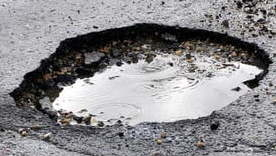
#> input picture Pothole-GO-python/SizeDetection/rsz_pothole1.jpg, 276 x 156 px
$ python test1_sizeDetection.py   (older library calls are emulated)
#> lines starting #> are read from the running program, lines starting #| are printed output that depends on the picture; after the words box and inside, x2 and y2 are one past the last pixel; in counts of white or black regions, pixels touching at a corner belong together
from scipy.spatial import distance as dist
from imutils import perspective
from imutils import contours
import numpy as np
import argparse
import imutils
import cv2


def midpoint(ptA, ptB):
    return ((ptA[0] + ptB[0]) * 0.5, (ptA[1] + ptB[1]) * 0.5)


image = cv2.imread('rsz_pothole1.jpg')  # path to original image
#> image is the input picture: shape (156, 276, 3); mean B, G, R 141.6, 138.8, 140.2
cv2.imshow('Original', image)

gray = cv2.cvtColor(image, cv2.COLOR_BGR2GRAY)
gray = cv2.GaussianBlur(gray, (7, 7), 0)
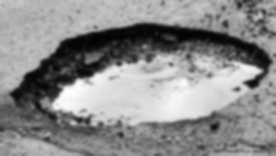
#> gray: shape (156, 276); min 2, max 254, mean 139.6
cv2.imshow('Grayscale', gray)

edged = cv2.Canny(gray, 50, 100)
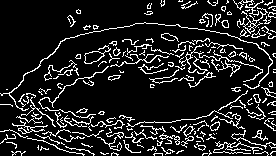
#> edged: shape (156, 276); 13.2% white in thin lines or dots
edged = cv2.dilate(edged, None, iterations=1)
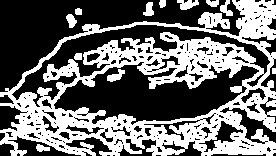
#> edged: shape (156, 276); 42% white; 12 white regions, largest, box (x1, y1, x2, y2) and area: (0, 0, 276, 156) 17200, (177, 0, 199, 10) 142, (107, 69, 125, 82) 121
edged = cv2.erode(edged, None, iterations=1)
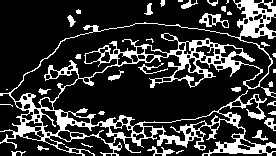
#> edged: shape (156, 276); 20.7% white; 35 white regions (10 under 20 px)
cv2.imshow('Edged', edged)

cnts = cv2.findContours(edged.copy(), cv2.RETR_EXTERNAL,
                        cv2.CHAIN_APPROX_SIMPLE)
#> cnts = 32 contours, 20 with area under 20; largest, box (x1, y1, x2, y2) and area: (0, 0, 276, 156) 16792, (199, 13, 229, 28) 214, (264, 118, 276, 131) 64, (147, 146, 175, 156) 59, (181, 0, 198, 9) 42
cnts = cnts[0] if imutils.is_cv2() else cnts[1]

(cnts, _) = contours.sort_contours(cnts)
colors = ((0, 0, 255), (240, 0, 159), (0, 165, 255), (255, 255, 0),
          (255, 0, 255))
refObj = None

for c in cnts:
    if cv2.contourArea(c) < 100:
        continue

    box = cv2.minAreaRect(c)
    box = cv2.cv.BoxPoints(box) if imutils.is_cv2() else cv2.boxPoints(box)
    box = np.array(box, dtype="int")

    box = perspective.order_points(box)

    cX = np.average(box[:, 0])
    cY = np.average(box[:, 1])

    if refObj is None:
        (tl, tr, br, bl) = box
        (tlblX, tlblY) = midpoint(tl, bl)
        (trbrX, trbrY) = midpoint(tr, br)

        D = dist.euclidean((tlblX, tlblY), (trbrX, trbrY))
        refObj = (box, (cX, cY), D / 12.995)  # width parameter, needs to be changed
        continue

    orig = image.copy()
    cv2.drawContours(orig, [box.astype("int")], -1, (0, 255, 0), 2)
    cv2.drawContours(orig, [refObj[0].astype("int")], -1, (0, 255, 0), 2)

    refCoords = np.vstack([refObj[0], refObj[1]])
    objCoords = np.vstack([box, (cX, cY)])

    # loop over the original points
    for ((xA, yA), (xB, yB), color) in zip(refCoords, objCoords, colors):
        # draw circles corresponding to the current points and
        # connect them with a line
        cv2.circle(orig, (int(xA), int(yA)), 5, color, -1)
        cv2.circle(orig, (int(xB), int(yB)), 5, color, -1)
        cv2.line(orig, (int(xA), int(yA)), (int(xB), int(yB)),
                 color, 2)

        # compute the Euclidean distance between the coordinates,
        # and then convert the distance in pixels to distance in
        # units
        D = dist.euclidean((xA, yA), (xB, yB)) / refObj[2]
        (mX, mY) = midpoint((xA, yA), (xB, yB))
        cv2.putText(orig, "{:.1f}in".format(D), (int(mX), int(mY - 10)),
                    cv2.FONT_HERSHEY_SIMPLEX, 0.55, color, 2)

        # show the output image
        cv2.imshow("Image", orig)
        cv2.waitKey(0)
#> this loop made 32 passes
#> (cX, cY, tlblX, tlblY, trbrX, trbrY, refObj) on pass 2: (137, 77, 0, 77, 274, 77, ([[0, 0], [274, 0], [274, 154], [0, 154]], (137, 77), 21.09))
#> c on passes 3, 16, 32: [[6, 89], [7, 89]], [[178, 0], [178, 1], [182, 1], [182, 0]], [[273, 69], [273, 72], [275, 72], [275, 69]]
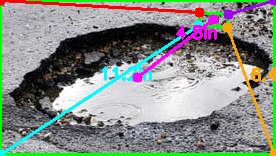
#> orig: shape (156, 276, 3); mean B, G, R 134.3, 141.2, 134.8
#> after the loop, tlblX = 0; tlblY = 77; trbrX = 274; trbrY = 77

$ run again, with Pothole-GO-python/SizeDetection/1_test1.jpg copied over Pothole-GO-python/SizeDetection/rsz_pothole1.jpg
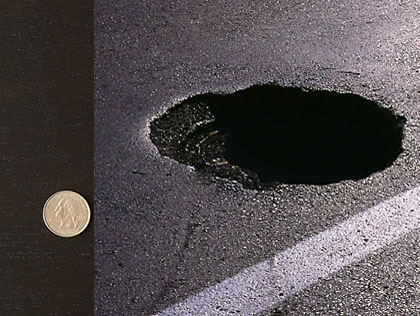
#> input picture Pothole-GO-python/SizeDetection/1_test1.jpg, 420 x 316 px
#> image is the input picture: shape (316, 420, 3); mean B, G, R 78.2, 76.3, 82.3
#> `edged = cv2.erode(edged, None, iterations=1)`:
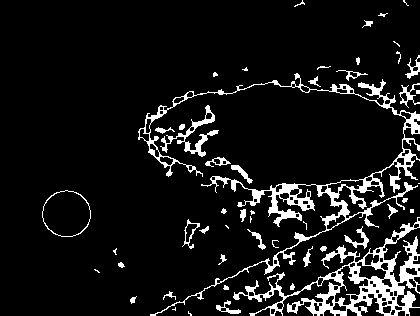
#> edged: shape (316, 420); 9.1% white; 51 white regions (17 under 20 px)
#> cnts = 51 contours, 29 with area under 20; largest, box (x1, y1, x2, y2) and area: (233, 217, 420, 316) 5326, (138, 73, 420, 316) 4609, (42, 190, 91, 237) 1738, (160, 105, 219, 157) 483, (182, 219, 200, 249) 176
#> the loop `for c in cnts:` made 51 passes
#> (cX, cY, tl, tr, br, bl, tlblX, tlblY) on pass 1: (66, 213, [42, 190], [90, 190], [90, 236], [42, 236], 42, 213)
#> after the loop `for c in cnts:`:
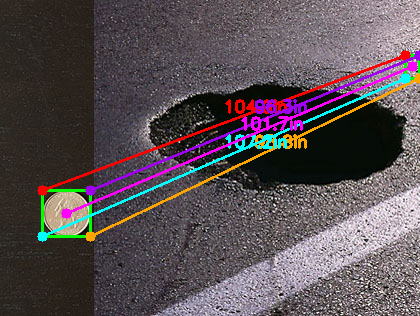
#> orig: shape (316, 420, 3); mean B, G, R 83.3, 78.6, 88.8
#> after the loop `for c in cnts:`: tlblX = 42; tlblY = 213; trbrX = 90; trbrY = 213

$ run again, with Pothole-GO-python/SizeDetection/1_test2.jpg copied over Pothole-GO-python/SizeDetection/rsz_pothole1.jpg
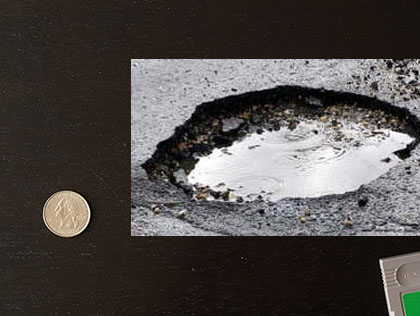
#> input picture Pothole-GO-python/SizeDetection/1_test2.jpg, 420 x 316 px
#> image is the input picture: shape (316, 420, 3); mean B, G, R 72.2, 74.6, 79.2
#> `edged = cv2.erode(edged, None, iterations=1)`:
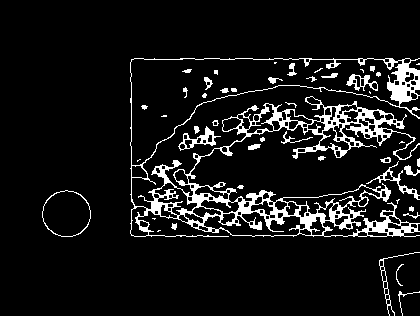
#> edged: shape (316, 420); 8.8% white; 47 white regions (16 under 20 px)
#> cnts = 26 contours, 15 with area under 20; largest, box (x1, y1, x2, y2) and area: (130, 58, 420, 237) 27134, (42, 190, 91, 237) 1738, (178, 126, 221, 151) 350, (366, 161, 420, 200) 229, (379, 252, 420, 316) 180
#> the loop `for c in cnts:` made 26 passes
#> (cX, cY, tl, tr, br, bl, tlblX, tlblY) on pass 1: (66, 213, [42, 190], [90, 190], [90, 236], [42, 236], 42, 213)
#> after the loop `for c in cnts:`:
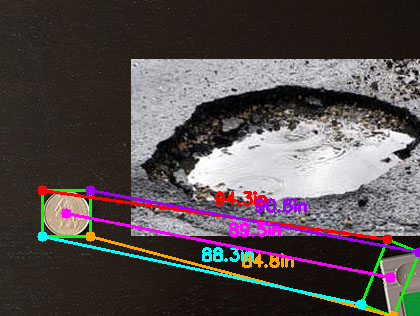
#> orig: shape (316, 420, 3); mean B, G, R 77, 76.7, 84.5
#> after the loop `for c in cnts:`: tlblX = 42; tlblY = 213; trbrX = 90; trbrY = 213

$ run again, with Pothole-GO-python/SizeDetection/1_test3.jpg copied over Pothole-GO-python/SizeDetection/rsz_pothole1.jpg
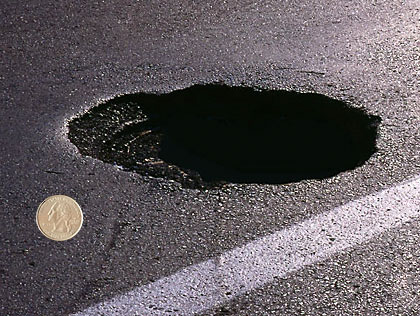
#> input picture Pothole-GO-python/SizeDetection/1_test3.jpg, 420 x 316 px
#> image is the input picture: shape (316, 420, 3); mean B, G, R 94.3, 90.5, 96.7
#> `edged = cv2.erode(edged, None, iterations=1)`:
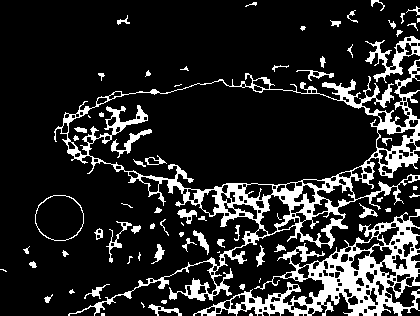
#> edged: shape (316, 420); 15.7% white; 73 white regions (19 under 20 px)
#> cnts = 64 contours, 39 with area under 20; largest, box (x1, y1, x2, y2) and area: (54, 59, 420, 316) 37816, (193, 209, 420, 316) 8774, (35, 195, 84, 241) 1742, (365, 36, 420, 83) 748, (106, 221, 132, 263) 123
#> the loop `for c in cnts:` made 64 passes
#> (cX, cY, tl, tr, br, bl, tlblX, tlblY) on pass 4: (59, 217.5, [35, 195], [83, 195], [83, 240], [35, 240], 35, 217.5)
#> after the loop `for c in cnts:`:
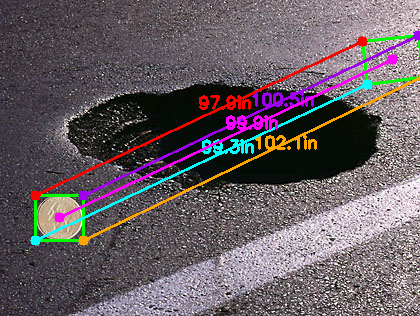
#> orig: shape (316, 420, 3); mean B, G, R 98.8, 92.7, 102.9
#> after the loop `for c in cnts:`: tlblX = 35; tlblY = 217.5; trbrX = 83; trbrY = 217.5
